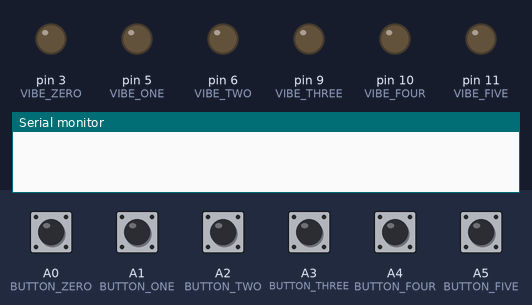
This sketch was run on a simulated Arduino Uno, built with avr-gcc and run on an emulated ATmega328P. Shown: output pins drawn as LEDs (lit = HIGH), the last lines printed to the serial monitor. The test bench sets the inputs (shaded band); at power-on: A0 (BUTTON_ZERO), A1 (BUTTON_ONE), A2 (BUTTON_TWO), A3 (BUTTON_THREE), A4 (BUTTON_FOUR), A5 (BUTTON_FIVE) LOW.

Above: at 1.8 s.
1.9 s: A0 (BUTTON_ZERO) pulled HIGH for 1 s
At 2.3 s:
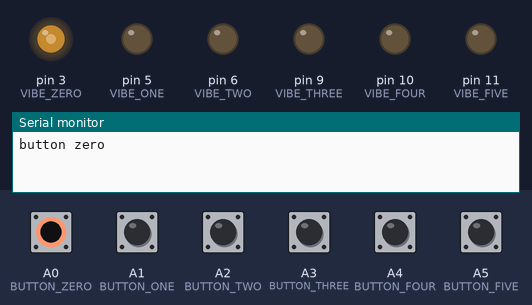
4.5 s: A1 (BUTTON_ONE) pulled HIGH for 0.6 s
At 4.9 s:
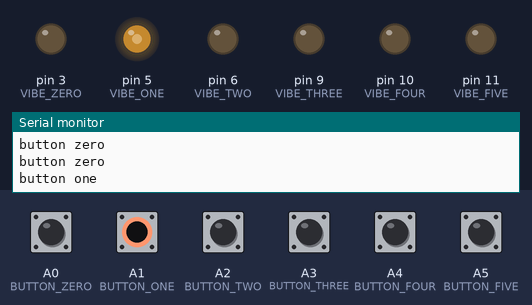
7.0 s: A2 (BUTTON_TWO) pulled HIGH for 0.6 s
At 7.3 s:
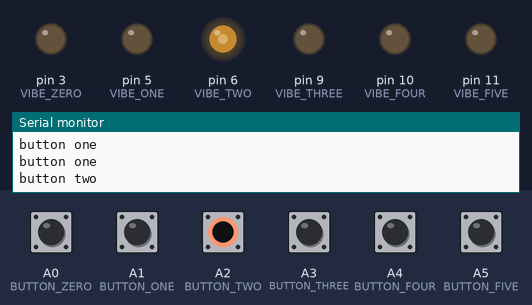
9.5 s: A3 (BUTTON_THREE) pulled HIGH for 0.6 s
At 9.9 s:
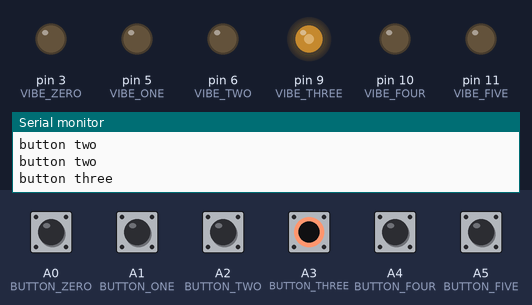
12.0 s: A4 (BUTTON_FOUR) pulled HIGH for 0.6 s
At 12.4 s:
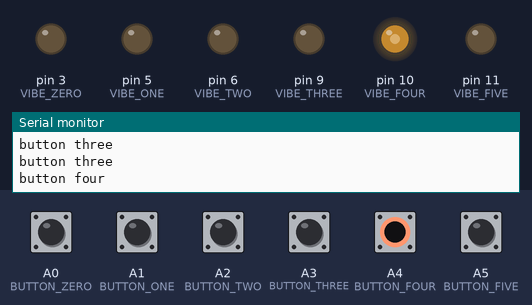
14.5 s: A5 (BUTTON_FIVE) pulled HIGH for 0.6 s
At 14.9 s:
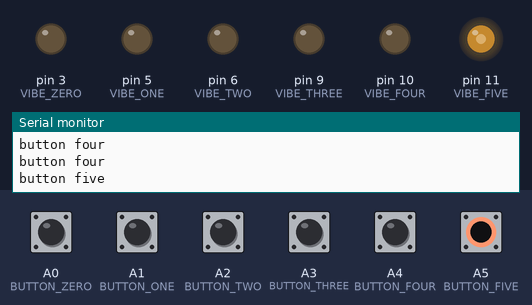
Timing chart, 0 to 17.5 s (numbered marks = the images above; inputs shaded):
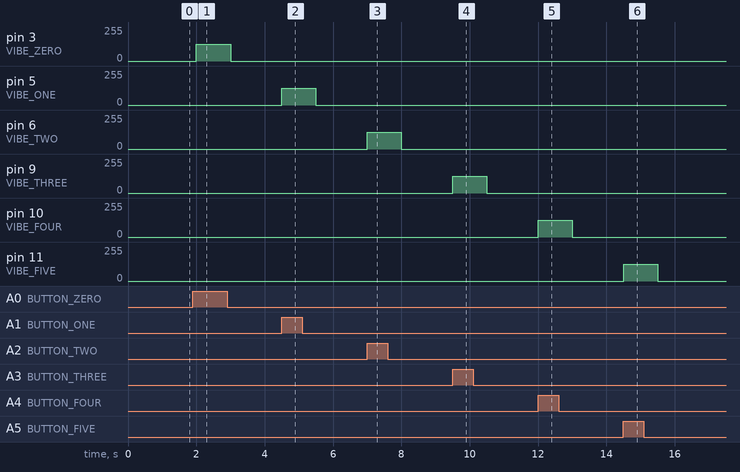

Measured:
- after the input at 1.9 s, pin 3 (VIBE_ZERO): 0/255 → 127/255 after 0.10 s, → 0/255 1.0 s later
- after the input at 4.5 s, pin 5 (VIBE_ONE): 0/255 → 127/255 at once, → 0/255 1.0 s later
- after the input at 7.0 s, pin 6 (VIBE_TWO): 0/255 → 127/255 at once, → 0/255 1.0 s later
- after the input at 9.5 s, pin 9 (VIBE_THREE): 0/255 → 127/255 at once, → 0/255 1.0 s later
- after the input at 12.0 s, pin 10 (VIBE_FOUR): 0/255 → 127/255 at once, → 0/255 1.0 s later
- after the input at 14.5 s, pin 11 (VIBE_FIVE): 0/255 → 127/255 at once, → 0/255 1.0 s later

The sketch:

inputToOutputTest.ino
```cpp
//#include <math.h>
//#include <stdint.h>

/*
  PennApps Fall 2015
  Braille Output onto Arduino Micro
*/

#define BUTTON_ZERO A0
#define BUTTON_ONE A1
#define BUTTON_TWO A2
#define BUTTON_THREE A3
#define BUTTON_FOUR A4
#define BUTTON_FIVE A5

#define VIBE_ZERO 3
#define VIBE_ONE 5
#define VIBE_TWO 6
#define VIBE_THREE 9
#define VIBE_FOUR 10
#define VIBE_FIVE 11

/* // pins of 6 dot array */
/* const int ONE = 5; */
/* const int TWO = 6; */
/* const int THREE = 7; */
/* const int FOUR = 8; */
/* const int FIVE = 9; */
/* const int SIX = 10; */

// character definitions
const boolean CHR_A[] = { true, false, false, false, false, false };
const boolean CHR_B[] = { true, false, true, false, false, false };
const boolean CHR_C[] = { true, true, false, false, false, false };
const boolean CHR_D[] = { true, true, false, true, false, false };
const boolean CHR_E[] = { true, false, false, true, false, false };
const boolean CHR_F[] = { true, true, true, false, false, false };
const boolean CHR_G[] = { true, true, true, true, false, false };
const boolean CHR_H[] = { true, false, true, true, false, false };
const boolean CHR_I[] = { false, true, true, false, false, false };
const boolean CHR_J[] = { false, true, true, true, false, false };
const boolean CHR_K[] = { true, false, false, false, true, false };
const boolean CHR_L[] = { true, false, true, false, true, false };
const boolean CHR_M[] = { true, true, false, false, true, false };
const boolean CHR_N[] = { true, true, false, true, true, false };
const boolean CHR_O[] = { true, false, false, true, true, false };
const boolean CHR_P[] = { true, true, true, false, true, false };
const boolean CHR_Q[] = { true, true, true, true, true, false };
const boolean CHR_R[] = { true, false, true, true, true, false };
const boolean CHR_S[] = { false, true, true, false, true, false };
const boolean CHR_T[] = { false, true, true, true, true, false };
const boolean CHR_U[] = { true, false, false, false, true, true };
const boolean CHR_V[] = { true, false, true, false, true, true };
const boolean CHR_W[] = { false, true, true, true, false, true };
const boolean CHR_X[] = { true, true, false, false, true, true };
const boolean CHR_Y[] = { true, true, false, true, true, true };
const boolean CHR_Z[] = { true, false, false, true, true, true };
const boolean CHR_0[] = { false, true, true, true, false, false };
const boolean CHR_1[] = { true, false, false, false, false, false };
const boolean CHR_2[] = { true, false, true, false, false, false };
const boolean CHR_3[] = { true, true, false, false, false, false };
const boolean CHR_4[] = { true, true, false, true, false, false };
const boolean CHR_5[] = { true, false, false, true, false, false };
const boolean CHR_6[] = { true, true, true, false, false, false };
const boolean CHR_7[] = { true, true, true, true, false, false };
const boolean CHR_8[] = { true, false, true, true, false, false };
const boolean CHR_9[] = { false, true, true, false, false, false };
const boolean CHR_PERIOD[] = { false, false, true, true, false, true };
const boolean CHR_COMMA[] = { false, false, true, false, false, false };
const boolean CHR_SEMICLN[] = { false, false, true, false, true, false };
const boolean CHR_COLON[] = { false, false, true, true, false, false };
const boolean CHR_SLASH[] = { false, true, false, false, true, false };
const boolean CHR_QUERY[] = { false, false, true, false, true, true };
const boolean CHR_BANG[] = { false, false, true, true, true, false };
const boolean CHR_AT[] = { false, true, false, true, true, false };
const boolean CHR_POUND[] = { false, true, false, true, true, true };
const boolean CHR_PLUS[] = { false, false, true, true, true, false };
const boolean CHR_MINUS[] = { false, false, true, true, false, false };
const boolean CHR_ASTER[] = { false, false, false, true, true, false };
const boolean CHR_QUOTE[] = { false, false, true, false, true, true };
const boolean CHR_APOST[] = { false, false, false, false, true, false };
const boolean CHR_LCARET[] = { true, false, true, false, false, true };
const boolean CHR_RCARET[] = { false, true, false, true, true, false };
const boolean CHR_PAREN[] = { false, false, true, true, true, true };

const boolean button_one[] = { true, false, false, false, false, false };
const boolean button_two[] = { false, true, false, false, false, false };
const boolean button_three[] = { false, false, true, false, false, false };
const boolean button_four[] = { false, false, false, true, false, false };
const boolean button_five[] = { false, false, false, false, true, false };
const boolean button_six[] = { false, false, false, false, false, true };

void setup() {
  setPins();
  Serial.begin(9600);
}

/*
void setPins()
void turnOffAll()
void turnOnChr(const boolean *chr)
void writeChr(const boolean *chr,int magnitude)
void turnOnStr(String str)

*/

/*
QueueList<boolean> button_zero_presses;
QueueList<boolean> button_one_presses;
QueueList<boolean> button_two_presses;
QueueList<boolean> button_three_presses;
QueueList<boolean> button_four_presses;
QueueList<boolean> button_five_presses;

char lookup(int8_t input) {
  switch(input) {
    case 0x30://A
      return 'A';
    case 0x28:
      return 'B';
    default:
      return 0;
  }
  //we've got to switch on the input and compare to every output
}

void bluetooth_send(char to_send) {
  Serial.println(String(to_send));
  return;
}
*/
void loop() {
  /* I/O loop, needs to read first, then display if anything is left */
  // low will be the button is pressed
  /*
  boolean is_clear = true;
  int read = digitalRead(BUTTON_ZERO);
  if ((bool)read) {is_clear = false;} else {
  button_zero_presses.push((boolean)digitalRead(BUTTON_ZERO)); }

  read = digitalRead(BUTTON_ONE);
  if ((bool)read) {is_clear = false;} else {
  button_one_presses.push((boolean)digitalRead(BUTTON_ONE)); }

  read = digitalRead(BUTTON_TWO);
  if ((bool)read) {is_clear = false;} else {
  button_two_presses.push((boolean)digitalRead(BUTTON_TWO)); }

  read = digitalRead(BUTTON_THREE);
  if ((bool)read) {is_clear = false;} else {
  button_three_presses.push((boolean)digitalRead(BUTTON_THREE)); }

  read = digitalRead(BUTTON_FOUR);
  if ((bool)read) {is_clear = false;} else {
  button_four_presses.push((boolean)digitalRead(BUTTON_FOUR)); }

  read = digitalRead(BUTTON_FIVE);
  if ((bool)read) {is_clear = false;} else {
  button_five_presses.push((boolean)digitalRead(BUTTON_FIVE)); }

  if (is_clear) {
    boolean character[6];

    //count the character as an input
    //average each of the queues
    float average = 0;
    float count = 0;
    while(!button_zero_presses.isEmpty()) {
      average += (int)button_zero_presses.pop();
      count++;
    }
    character[0] = !(boolean)(int)round(average);

    average = 0;
    count = 0;
    while(!button_one_presses.isEmpty()) {
      average += (int)button_one_presses.pop();
      count++;
    }
    character[1] = !(boolean)(int)round(average);

    average = 0;
    count = 0;
    while(!button_two_presses.isEmpty()) {
      average += (int)button_two_presses.pop();
      count++;
    }
    character[2] = !(boolean)(int)round(average);

    average = 0;
    count = 0;
    while(!button_three_presses.isEmpty()) {
      average += (int)button_three_presses.pop();
      count++;
    }
    character[3] = !(boolean)(int)round(average);

    average = 0;
    count = 0;
    while(!button_four_presses.isEmpty()) {
      average += (int)button_four_presses.pop();
      count++;
    }
    character[4] = !(boolean)(int)round(average);

    average = 0;
    count = 0;
    while(!button_five_presses.isEmpty()) {
      average += (int)button_five_presses.pop();
      count++;
    }
    character[5] = !(boolean)(int)round(average);

    //now that we have our array created, we need to figure out
    //what it is equivalent to. This will be done with bits
    int8_t char_int = 0;
    for (int i = 0; i < 6; i++) {
      char_int << 1;
      char_int += (int)character[i];
    }

    char input = lookup(char_int);
    if (input != 0) {
      bluetooth_send(input);
    }
  }
  */
  // read data from Bluetooth
  /*
  String text = "";
  while (Serial.available()) {
    String inputChar = "";
    inputChar += char(Serial.read());
    if((inputChar != "")&&(inputChar != " ")){
      text += inputChar;
    }
  }
  */

  int read = digitalRead(BUTTON_ZERO);
  if ((bool)read) {
    Serial.println("button zero");
    turnOnChr(button_one);
  }
  read = digitalRead(BUTTON_ONE);
  if ((bool)read) {
    Serial.println("button one");
    turnOnChr(button_two);
  }
  read = digitalRead(BUTTON_TWO);
  if ((bool)read) {
    Serial.println("button two");
    turnOnChr(button_three);
  }
  read = digitalRead(BUTTON_THREE);
  if ((bool)read) {
    Serial.println("button three");
    turnOnChr(button_four);
  }
  read = digitalRead(BUTTON_FOUR);
  if ((bool)read) {
    Serial.println("button four");
    turnOnChr(button_five);
  }
  read = digitalRead(BUTTON_FIVE);
  if ((bool)read) {
    Serial.println("button five");
    turnOnChr(button_six);
  }
  int delayTime = 500;
  delay(delayTime);
  turnOffAll();
}


//###############################################################################################
//###############################################################################################

//           HELPER  FUNCTIONS


//###############################################################################################
//###############################################################################################

void setPins(){
  pinMode(BUTTON_ZERO, INPUT);
  pinMode(BUTTON_ONE, INPUT);
  pinMode(BUTTON_TWO, INPUT);
  pinMode(BUTTON_THREE, INPUT);
  pinMode(BUTTON_FOUR, INPUT);
  pinMode(BUTTON_FIVE, INPUT);

  pinMode(VIBE_ZERO, OUTPUT);
  pinMode(VIBE_ONE, OUTPUT);
  pinMode(VIBE_TWO, OUTPUT);
  pinMode(VIBE_THREE, OUTPUT);
  pinMode(VIBE_FOUR, OUTPUT);
  pinMode(VIBE_FIVE, OUTPUT);
}

// turn off all vibrations
void turnOffAll() {
  digitalWrite(VIBE_ZERO, LOW);
  digitalWrite(VIBE_ONE, LOW);
  digitalWrite(VIBE_TWO, LOW);
  digitalWrite(VIBE_THREE, LOW);
  digitalWrite(VIBE_FOUR, LOW);
  digitalWrite(VIBE_FIVE, LOW);
}

// turn on specific character pattern on 6 dot array
//input: 6-long chr
void turnOnChr(const boolean *chr) {
  float magnitude = .5;
  writeChr(chr,(int)(255 * magnitude));
}

void writeChr(const boolean *chr,int magnitude){
  if (chr[0]) analogWrite(VIBE_ZERO, magnitude);
  if (chr[1]) analogWrite(VIBE_ONE, magnitude);
  if (chr[2]) analogWrite(VIBE_TWO, magnitude);
  if (chr[3]) analogWrite(VIBE_THREE, magnitude);
  if (chr[4]) analogWrite(VIBE_FOUR, magnitude);
  if (chr[5]) analogWrite(VIBE_FIVE, magnitude);
}

// turn on a string of character patterns on 6 dot array
void turnOnStr(String str) {
  str.toUpperCase();
  for (int i = 0; i < str.length(); i++) {
    bool doDelay = true;
    switch(str[i]) {
      case 'A':
        turnOnChr(CHR_A);
        break;
      case 'B':
        turnOnChr(CHR_B);
        break;
      case 'C':
        turnOnChr(CHR_C);
        break;
      case 'D':
        turnOnChr(CHR_D);
        break;
      case 'E':
        turnOnChr(CHR_E);
        break;
      case 'F':
        turnOnChr(CHR_F);
        break;
      case 'G':
        turnOnChr(CHR_G);
        break;
      case 'H':
        turnOnChr(CHR_H);
        break;
      case 'I':
        turnOnChr(CHR_I);
        break;
      case 'J':
        turnOnChr(CHR_J);
        break;
      case 'K':
        turnOnChr(CHR_K);
        break;
      case 'L':
        turnOnChr(CHR_L);
        break;
      case 'M':
        turnOnChr(CHR_M);
        break;
      case 'N':
        turnOnChr(CHR_N);
        break;
      case 'O':
        turnOnChr(CHR_O);
        break;
      case 'P':
        turnOnChr(CHR_P);
        break;
      case 'Q':
        turnOnChr(CHR_Q);
        break;
      case 'R':
        turnOnChr(CHR_R);
        break;
      case 'S':
        turnOnChr(CHR_S);
        break;
      case 'T':
        turnOnChr(CHR_T);
        break;
      case 'U':
        turnOnChr(CHR_U);
        break;
      case 'V':
        turnOnChr(CHR_V);
        break;
      case 'W':
        turnOnChr(CHR_W);
        break;
      case 'X':
        turnOnChr(CHR_X);
        break;
      case 'Y':
        turnOnChr(CHR_Y);
        break;
      case 'Z':
        turnOnChr(CHR_Z);
        break;
      case '0':
        turnOnChr(CHR_0);
        break;
      case '1':
        turnOnChr(CHR_1);
        break;
      case '2':
        turnOnChr(CHR_2);
        break;
      case '3':
        turnOnChr(CHR_3);
        break;
      case '4':
        turnOnChr(CHR_4);
        break;
      case '5':
        turnOnChr(CHR_5);
        break;
      case '6':
        turnOnChr(CHR_6);
        break;
      case '7':
        turnOnChr(CHR_7);
        break;
      case '8':
        turnOnChr(CHR_8);
        break;
      case '9':
        turnOnChr(CHR_9);
        break;
      case '.':
        turnOnChr(CHR_PERIOD);
        break;
      case ',':
        turnOnChr(CHR_COMMA);
        break;
      case ';':
        turnOnChr(CHR_SEMICLN);
        break;
      case ':':
        turnOnChr(CHR_COLON);
        break;
      case '/':
        turnOnChr(CHR_SLASH);
        break;
      case '?':
        turnOnChr(CHR_QUERY);
        break;
      case '!':
        turnOnChr(CHR_BANG);
        break;
      case '@':
        turnOnChr(CHR_AT);
        break;
      case '#':
        turnOnChr(CHR_POUND);
        break;
      case '+':
        turnOnChr(CHR_PLUS);
        break;
      case '-':
        turnOnChr(CHR_MINUS);
        break;
      case '*':
        turnOnChr(CHR_ASTER);
        break;
      case '\"':
        turnOnChr(CHR_QUOTE);
        break;
      case '\'':
        turnOnChr(CHR_APOST);
        break;
      case '<':
        turnOnChr(CHR_LCARET);
        break;
      case '>':
        turnOnChr(CHR_RCARET);
        break;
      case '(':
        turnOnChr(CHR_PAREN);
        break;
      case ')':
        turnOnChr(CHR_PAREN);
        break;
      default:
        doDelay = false;
        break;
    }
    if(doDelay){
      delay(1000);
      turnOffAll();
      delay(20);
    }
  }
}
```
